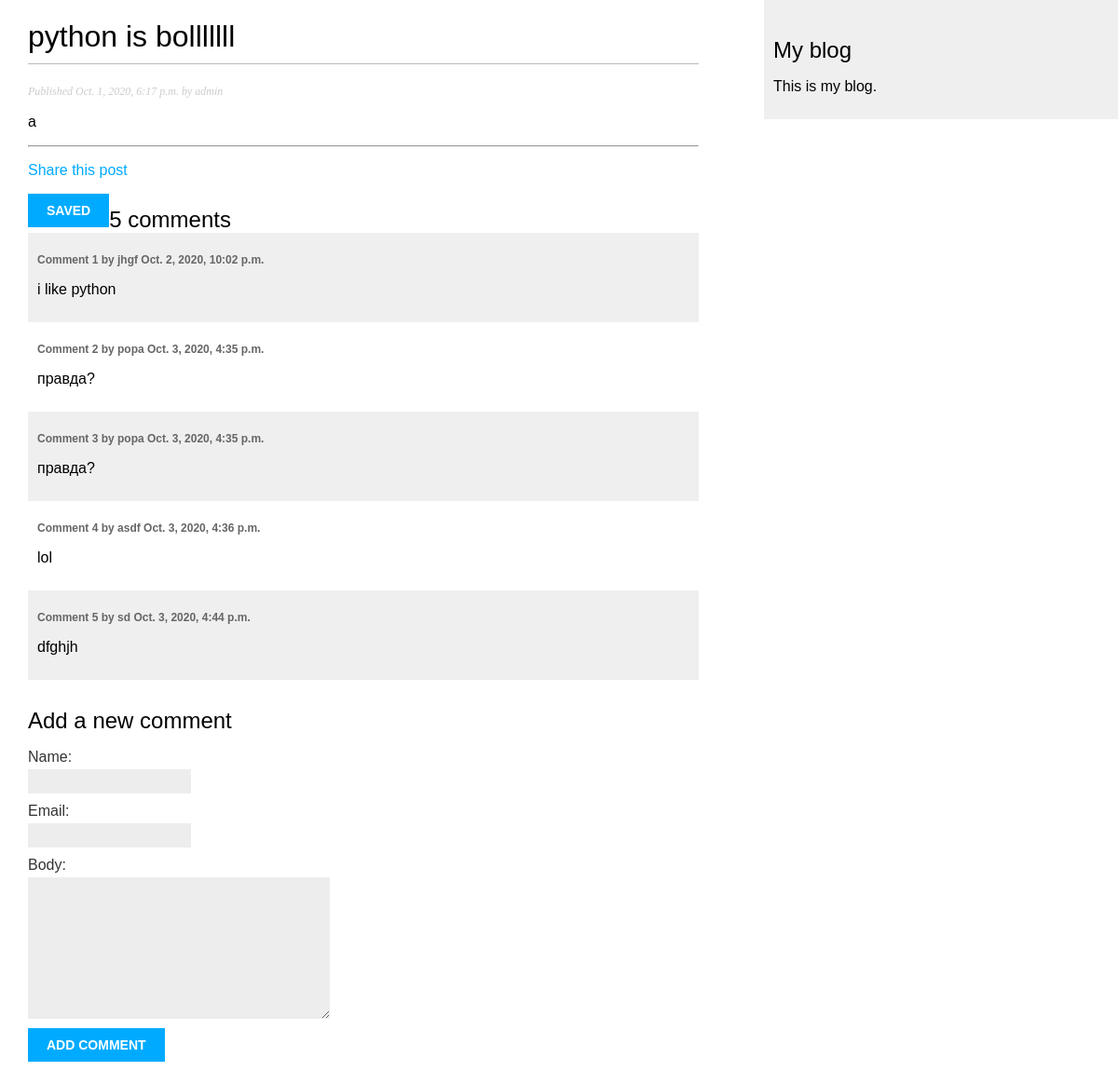
The app's page /blog/2020/10/1/python-bolllllll/ with its own data.
### blog/models.py (models this page shows, shortened)
class Post(models.Model):
    objects = models.Manager()
    published = PublishedManager()
    tags = TaggableManager()
    STATUS_CHOICES = (
        ('draft', 'Draft'),
        ('published', 'Published'),
    )
    title = models.CharField(max_length=250)
    slug = models.SlugField(max_length=250, unique_for_date='publish')
    author = models.ForeignKey(User, on_delete=models.CASCADE, related_name='blog_post')
    body = models.TextField()
    publish = models.DateTimeField(default=timezone.now)
    created = models.DateTimeField(auto_now_add=True)
    updated = models.DateTimeField(auto_now=True)
    status = models.CharField(max_length=10, choices=STATUS_CHOICES, default='draft')
    class Meta:
        ordering = ('-publish',)

class Comment(models.Model):
    post = models.ForeignKey(Post,
                             on_delete=models.CASCADE,
                             related_name='comments')
    name = models.CharField(max_length=80)
    email = models.EmailField()
    body = models.TextField()
    created = models.DateTimeField(auto_now_add=True)
    updated = models.DateTimeField(auto_now=True)
    active = models.BooleanField(default=True)
    class Meta:
        ordering = ('created',)

### blog/views.py (the view)
def post_detail(request, year, month, day, post):
    post = get_object_or_404(Post, slug=post,
                                   status='published',
                                   publish__year=year,
                                   publish__month=month,
                                   publish__day=day)
    comments = post.comments.filter(active=True)
    new_comment = None
    comment_form = CommentForm()
    save_form = SavedForm()
    if request.method == 'POST':
        if 'comment' in request.POST:
            comment_form = CommentForm(data=request.POST)
            if comment_form.is_valid():
                new_comment = comment_form.save(commit=False)
                new_comment.post = post
                new_comment.save()
        if 'save' in request.POST:
            try:
                save_data = SavedPosts.objects.get(post=post, user=USER)
            except:
                create_data = SavedPosts.objects.create(post=post, user=USER)
                create_data.save()
                print('ulala')
            else:
                save_data.delete()
                print('no')
    else:
        comment_form = CommentForm()
        save_form = SavedForm()
    context = {
        'post': post,
        'comments': comments,
        'new_comment': new_comment,
        'comment_form': comment_form,
        'save_form': save_form,
    }
    return render(request,
                  'blog/post/detail.html', context)

### blog/forms.py
class CommentForm(forms.ModelForm):
    class Meta:
        model = Comment
        fields = ('name', 'email', 'body')

class SavedForm(forms.ModelForm):
    class Meta:
        model = SavedPosts
        fields = ('post',)

### blog/templates/blog/post/detail.html (shortened to what this page needs)
{% extends "blog/base.html" %}
{% block content %}
  <h1>{{ post.title }}</h1>
  <p class="date">
    Published {{ post.publish }} by {{ post.author }}
  </p>
  {{ post.body|linebreaks }}
<hr>
  <p>
    <a href="{% url 'blog:post_share' post.id %}">
      Share this post
    </a>
  </p>
  <form method="post">
        <input class="save_button" type="submit" value="saved" name="save">
  </form>
   {% with comments.count as total_comments %}
    <h2>
      {{ total_comments }} comment{{ total_comments|pluralize }}
    </h2>
  {% endwith %}
  {% for comment in comments %}
    <div class="comment">
      <p class="info">
        Comment {{ forloop.counter }} by {{ comment.name }}
        {{ comment.created }}
      </p>
      {{ comment.body|linebreaks }}
    </div>
  {% empty %}
    <p>There are no comments yet.</p>
  {% endfor %}
  {% if new_comment %}
    <h2>Your comment has been added.</h2>
    {% else %}
      <h2>Add a new comment</h2>
      <form action="." method="post">
        {{ comment_form.as_p }}
        <p><input type="submit" value="Add comment" name="comment"></p>
      </form>
    {% endif %}
{% endblock %}

### blog/templates/blog/base.html (shortened to what this page needs)
{% load static %}
<!DOCTYPE html>
<html>
<head>
  <link href="{% static 'css/blog.css' %}" rel="stylesheet">
</head>
<body>
  <div id="content">
    {% block content %}
    {% endblock %}
  </div>
  <div id="sidebar">
    <h2>My blog</h2>
      <p>This is my blog.</p>
  </div>
</body>
</html>

### blog/static/css/blog.css (style rules this page uses)
body { margin:0; padding:0; font-family:helvetica, sans-serif; }
a { color:#00abff; text-decoration:none; }
h1 { font-weight:normal; border-bottom:1px solid #bbb; padding:0 0 10px 0; }
h2 { font-weight:normal; margin:30px 0 0; }
#content { float:left; width:60%; padding:0 0 0 30px; }
#sidebar { float:right; width:30%; padding:10px; background:#efefef; height:100%; }
p.date { color:#ccc; font-family: georgia, serif; font-size: 12px; font-style: italic; }
label { float:left; clear:both; color:#333; margin-bottom:4px; }
input, textarea { clear:both; float:left; margin:0 0 10px; background:#ededed; border:0; padding:6px 10px; font-size:12px; }
input[type=submit] { font-weight:bold; background:#00abff; color:#fff; padding:10px 20px; font-size:14px; text-transform:uppercase; }
.comment { padding:10px; }
.comment:nth-child(even) { background:#efefef; }
.comment .info { font-weight:bold; font-size:12px; color:#666; }

### records on screen
Post: title "python is bolllllll", publish "Oct. 1, 2020, 6:17 p.m.", author "admin", body "а"
Comment: name "jhgf", created "Oct. 2, 2020, 10:02 p.m.", body "i like python"
Comment: name "popa", created "Oct. 3, 2020, 4:35 p.m.", body "правда?"
Comment: name "popa", created "Oct. 3, 2020, 4:35 p.m.", body "правда?"
Comment: name "asdf", created "Oct. 3, 2020, 4:36 p.m.", body "lol"
Comment: name "sd", created "Oct. 3, 2020, 4:44 p.m.", body "dfghjh"

### other values on screen
{{ total_comments }} "5"
